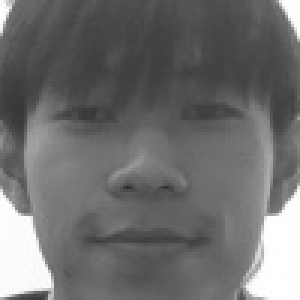
#> input picture face_dataset/DuongBao/DuongBao_20251106_144141_10.jpg, 100 x 100 px (shown 3 times larger); its folder holds only this picture in this run
$ python -i face_detection.py   (imports and definitions only)
#> lines starting #> are read from the running program, lines starting #| are printed output that depends on the picture
#> further down, picture is the input picture: shape (100, 100, 3); min 47, max 255, mean 109.8
import cv2
import os
import numpy as np
from datetime import datetime

class FaceDetection:
    def __init__(self):
        self.face_cascade = cv2.CascadeClassifier(cv2.data.haarcascades + 'haarcascade_frontalface_default.xml')
        self.eye_cascade = cv2.CascadeClassifier(cv2.data.haarcascades + 'haarcascade_eye.xml')
        self.mouth_cascade = cv2.CascadeClassifier(cv2.data.haarcascades + 'haarcascade_smile.xml')
        self.dataset_path = "dataset"
        self.current_person = "ThuyTien"
        self.create_directories()

    def create_directories(self):
        """Tạo thư mục dataset nếu chưa tồn tại"""
        os.makedirs(self.dataset_path, exist_ok=True)

    # [5 lines left out: function set_current_person, not called in this run]

    def detect_faces(self, frame):
        """Phát hiện khuôn mặt trong frame với tham số tối ưu"""
        gray = cv2.cvtColor(frame, cv2.COLOR_BGR2GRAY)
        # Cải thiện chất lượng ảnh
        gray = cv2.equalizeHist(gray)
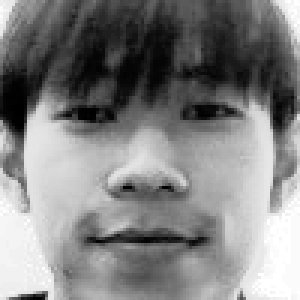
#> gray: shape (100, 100) (shown 3 times larger); min 0, max 255, mean 129.1

        faces = self.face_cascade.detectMultiScale(
            gray,
            scaleFactor=1.1,   # Tăng lên để nhanh hơn
            minNeighbors=5,    # Giảm xuống để nhanh hơn
            minSize=(30, 30),  # Giảm kích thước
            flags=cv2.CASCADE_SCALE_IMAGE
        )
#> faces = ()
        return faces

    # [90 lines left out: functions save_face_samples, detect_facial_features, draw_faces, get_sample_count, get_all_persons, get_recent_samples and 1 more, not called in this run]

>>> import cv2
>>> picture = cv2.imread('face_dataset/DuongBao/DuongBao_20251106_144141_10.jpg')
>>> result = FaceDetection().detect_faces(picture)
#> result = ()
